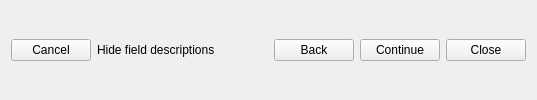
    <widget class="QFrame" name="frame">
     <property name="frameShape">
      <enum>QFrame::NoFrame</enum>
     </property>
     <property name="frameShadow">
      <enum>QFrame::Raised</enum>
     </property>
     <layout class="QHBoxLayout" name="horizontalLayout">
      <item>
       <widget class="QPushButton" name="btnCancel">
        <property name="text">
         <string>Cancel</string>
        </property>
        <property name="autoDefault">
         <bool>false</bool>
        </property>
       </widget>
      </item>
      <item>
       <widget class="QLabel" name="lblFieldHints">
        <property name="text">
         <string>Hide field descriptions</string>
        </property>
       </widget>
      </item>
      <item>
       <widget class="QLabel" name="lblDocumentation">
        <property name="text">
         <string/>
        </property>
        <property name="openExternalLinks">
         <bool>true</bool>
        </property>
       </widget>
      </item>
      <item>
       <spacer name="horizontalSpacer_2">
        <property name="orientation">
         <enum>Qt::Horizontal</enum>
        </property>
        <property name="sizeHint" stdset="0">
         <size>
          <width>40</width>
          <height>20</height>
         </size>
        </property>
       </spacer>
      </item>
      <item>
       <widget class="QPushButton" name="btnBack">
        <property name="text">
         <string>Back</string>
        </property>
        <property name="autoDefault">
         <bool>false</bool>
        </property>
       </widget>
      </item>
      <item>
       <widget class="QPushButton" name="btnContinue">
        <property name="text">
         <string>Continue</string>
        </property>
        <property name="autoDefault">
         <bool>false</bool>
        </property>
       </widget>
      </item>
      <item>
       <widget class="QPushButton" name="btnClose">
        <property name="text">
         <string>Close</string>
        </property>
       </widget>
      </item>
     </layout>
    </widget>
